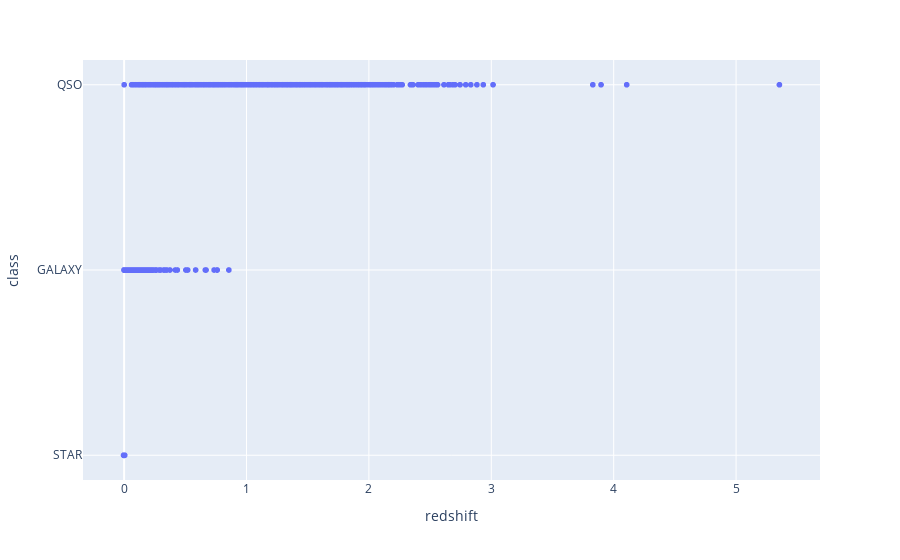

This figure's notebook cell:
### Markdown cell above
Case 1: Redshift

### Code cell
px.scatter(dataset,x='redshift', y='class').show()

### Figure 1 — Plotly figure (JSON) as saved in the notebook; plotly's stock layout.template omitted (floating-point values rounded to 4 significant figures; data arrays with more than 128 entries replaced by an {"elided": "..."} marker saying what was removed)
{"data": [{"hovertemplate": "redshift=%{x}<br>class=%{y}<extra></extra>", "legendgroup": "", "marker": {"color": "#636efa", "symbol": "circle"}, "mode": "markers", "name": "", "showlegend": false, "type": "scattergl", "x": {"elided": "10000 float values"}, "xaxis": "x", "y": {"elided": "10000 str values"}, "yaxis": "y"}], "layout": {"legend": {"tracegroupgap": 0}, "margin": {"t": 60}, "xaxis": {"anchor": "y", "domain": [0, 1], "title": {"text": "redshift"}}, "yaxis": {"anchor": "x", "domain": [0, 1], "title": {"text": "class"}}}}
